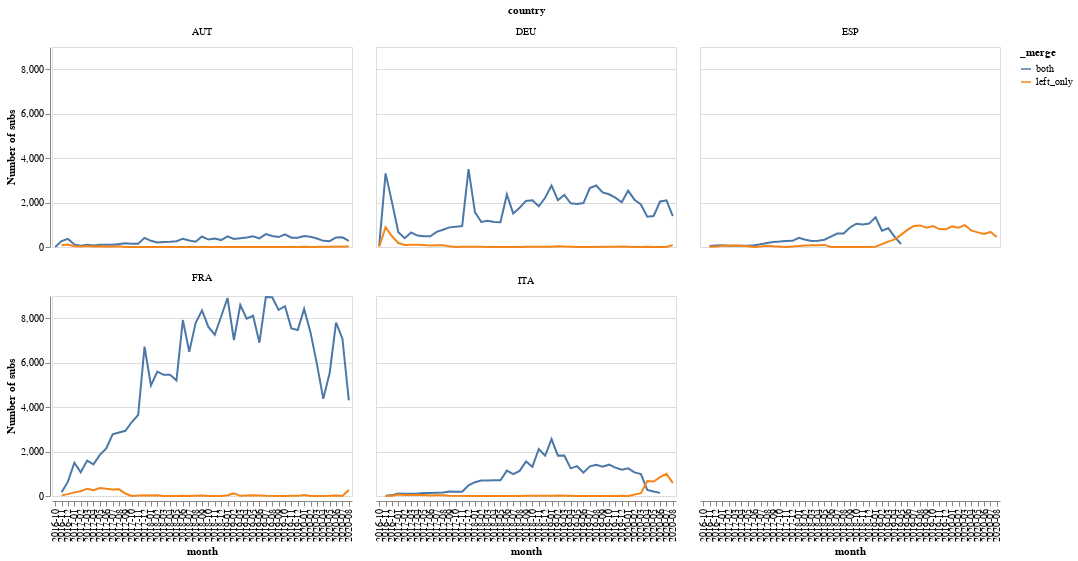

The notebook cell this image was saved under:
### Code cell
import altair as alt

df = pd.read_csv("final.csv")

df["month"] = pd.to_datetime(df["subscription_valid_from"]).dt.to_period("M")

df = (
    df.groupby(["month", "country", "_merge"])["subscription_id"]
    .agg("count")
    .reset_index()
)

df["month"] = df["month"].astype(str)

alt.Chart(
    df.loc[df["country"].isin(["DEU", "FRA", "ITA", "ESP", "AUT"]), :]
).mark_line().encode(
    x="month",
    y=alt.Y("subscription_id:Q", axis=alt.Axis(title="Number of subs")),
    color="_merge",
).properties(
    width=300, height=200, title="Issuing dates of subscriptions"
).facet(
    facet="country", columns=3
)

### Figure 1 — Vega-Lite specification as saved in the notebook (floating-point values rounded to 4 significant figures; data arrays with more than 128 entries replaced by an {"elided": "..."} marker saying what was removed)
{"config": {"view": {"continuousWidth": 400, "continuousHeight": 300}}, "data": {"name": "data-55dbae9a7a8e87148b389f2ac21b0954"}, "facet": {"type": "nominal", "field": "country"}, "spec": {"mark": "line", "encoding": {"color": {"type": "nominal", "field": "_merge"}, "x": {"type": "nominal", "field": "month"}, "y": {"type": "quantitative", "axis": {"title": "Number of subs"}, "field": "subscription_id"}}, "height": 200, "title": "Issuing dates of subscriptions", "width": 300}, "columns": 3, "$schema": "https://vega.github.io/schema/vega-lite/v4.0.2.json", "datasets": {"data-55dbae9a7a8e87148b389f2ac21b0954": {"elided": "381 records"}}}
